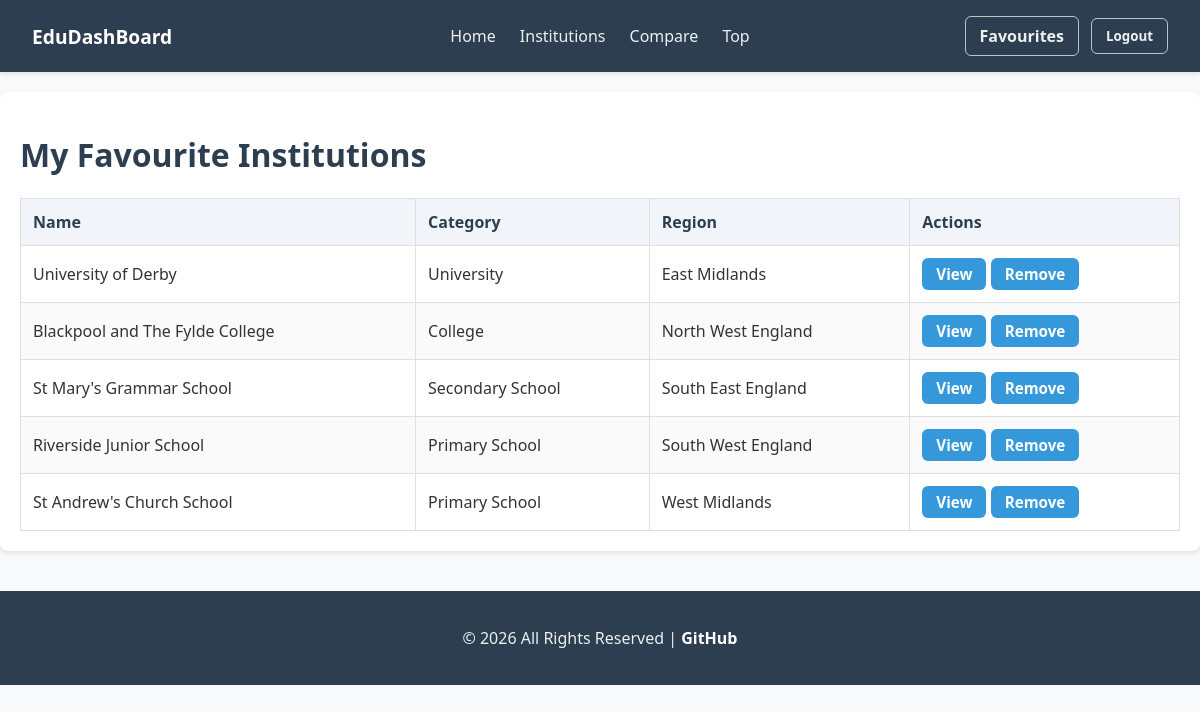
Before: /favourites/ (signed in) with the older database file.
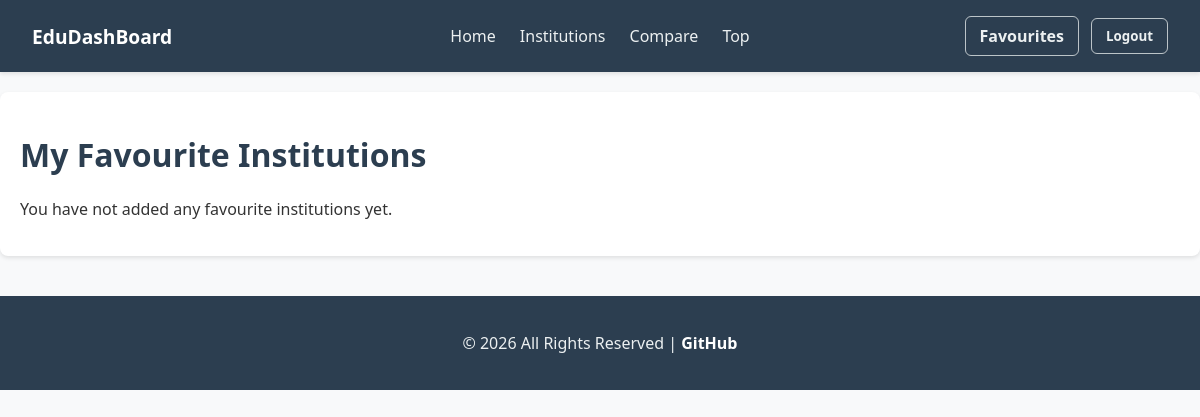
After: the same page with the newer database file.
### institutions/models.py (models this page shows, shortened)
class FavouriteInstitution(models.Model):
    user = models.ForeignKey(
        User,
        on_delete=models.CASCADE
    )
    institution = models.ForeignKey(
        Institution,
        on_delete=models.CASCADE
    )
    created_at = models.DateTimeField(
        auto_now_add=True
    )
    class Meta:
        unique_together = ("user", "institution")
        ordering = ["-created_at"]

class Institution(models.Model):
    CATEGORY_CHOICES = [
        ("Primary School", "Primary School"),
        ("Secondary School", "Secondary School"),
        ("College", "College"),
        ("University", "University"),
    ]
    name = models.CharField(max_length=200)
    category = models.CharField(
        max_length=50,
        choices=CATEGORY_CHOICES
    )
    region = models.ForeignKey(
        Region,
        on_delete=models.CASCADE
    )
    city = models.CharField(
        max_length=100,
        blank=True
    )
    postcode = models.CharField(
        max_length=20,
        blank=True
    )
    founded_year = models.IntegerField(
        null=True,
        blank=True
    )
    class Meta:
        ordering = ["name"]

class Region(models.Model):
    name = models.CharField(max_length=100)
    country = models.CharField(max_length=100, blank=True)
    class Meta:
        ordering = ["name"]

### institutions/views.py (the view)
# urls.py: path("favourites/", views.favourite_list, name="favourite_list"),
@login_required
def favourite_list(request):
    favourites = FavouriteInstitution.objects.filter(
        user=request.user
    ).select_related(
        "institution",
        "institution__region"
    )
    return render(request, "institutions/favourites.html", {
        "favourites": favourites
    })

### institutions/templates/institutions/favourites.html (shortened to what this page needs)
{% extends 'institutions/base.html' %}
{% block content %}
    <h1>My Favourite Institutions</h1>
    {% if favourites %}
        <table>
            <thead>
                <tr>
                    <th>Name</th>
                    <th>Category</th>
                    <th>Region</th>
                    <th>Actions</th>
                </tr>
            </thead>
            <tbody>
                {% for favourite in favourites %}
                    <tr>
                        <td>
                            {{ favourite.institution.name }}
                        </td>
                        <td>
                            {{ favourite.institution.get_category_display }}
                        </td>
                        <td>
                            {{ favourite.institution.region.name }}
                        </td>
                        <td>
                            <a
                                href="{% url 'institution_detail' favourite.institution.id %}"
                                class="table-link"
                            >
                                View
                            </a>
                            <form
                                action="{% url 'remove_favourite' favourite.institution.id %}"
                                method="POST"
                                class="inline-form"
                            >
                                <button
                                    type="submit"
                                    class="table-button"
                                >
                                    Remove
                                </button>
                            </form>
                        </td>
                    </tr>
                {% endfor %}
            </tbody>
        </table>
    {% else %}
        <p>
            You have not added any favourite institutions yet.
        </p>
    {% endif %}
{% endblock %}

### institutions/templates/institutions/base.html (shortened to what this page needs)
{% load static %}
<!DOCTYPE html>
<html lang="en">
<head>
    <link rel="stylesheet" href="{% static 'css/style.css' %}">
</head>
<body>
    <header>
        <nav class="site-nav">
            <strong class="site-logo">
                EduDashBoard
            </strong>
            <div class="nav-links" aria-label="Primary navigation">
                <a href="{% url 'home' %}">Home</a>
                <a href="{% url 'institution_list' %}">
                    Institutions
                </a>
                <a href="{% url 'compare_institutions' %}">
                    Compare
                </a>
                <a href="{% url 'top_institutions' %}">
                    Top
                </a>
            </div>
            <div class="auth-links" aria-label="Account actions">
                {% if user.is_authenticated %}
                    <a href="{% url 'favourite_list' %}" class="nav-button">
                        Favourites
                    </a>
                    <form
                        action="{% url 'logout' %}"
                        method="POST"
                        class="inline-form"
                    >
                        <button type="submit" class="auth-button">
                            Logout
                        </button>
                    </form>
                {% endif %}
            </div>
        </nav>
    </header>
    <main class="container">
        {% block content %}
        {% endblock content %}
    </main>
    <footer>
        <p>
            &copy; 2026 All Rights Reserved |
            <a
                href="https://github.com/Simisolaoluuk/CS551Q_group_assignment_2.git"
                target="_blank"
                class="footer-link"
            >
                GitHub
            </a>
        </p>
    </footer>
</body>
</html>

### institutions/static/css/style.css (style rules this page uses)
body { font-family: 'Segoe UI', Tahoma, Geneva, Verdana, sans-serif; margin: 0; padding: 0; background-color: #f8f9fa; color: #333; }
.container { max-width: 1200px; margin: 20px auto; padding: 20px; background: white; border-radius: 8px; box-shadow: 0 2px 4px rgba(0, 0, 0, 0.1); }
h1, h2, h3 { color: #2c3e50; }
header { background-color: #2c3e50; color: white; padding: 1rem 2rem; box-shadow: 0 2px 4px rgba(0, 0, 0, 0.1); }
nav, .site-nav, .nav-links, .auth-links, .filter-form, .pagination, .quick-actions { display: flex; align-items: center; }
.site-nav { position: relative; min-height: 40px; }
.site-logo { flex: 1; font-size: 1.2rem; }
.nav-links { position: absolute; left: 50%; transform: translateX(-50%); justify-content: center; gap: 24px; }
.auth-links { flex: 1; justify-content: flex-end; gap: 12px; }
.inline-form { display: inline; margin: 0; }
nav a { color: #ecf0f1; text-decoration: none; font-weight: 500; transition: color 0.3s ease; }
.auth-button, .nav-button, .default-btn, .compare-btn, .back-link, .table-link, .table-button { display: inline-block; border: none; border-radius: 6px; background-color: #3498db; color: white !important; text-decoration: none; font-family: inherit; font-weight: 600; cursor: pointer; transition: background-color 0.25s ease, transform 0.15s ease; }
.auth-button, .nav-button { border: 1px solid rgba(236, 240, 241, 0.75); padding: 8px 14px; background-color: transparent; color: #ecf0f1 !important; }
footer { margin-top: 40px; padding: 20px; background-color: #2c3e50; color: #ecf0f1; text-align: center; }
.footer-link { color: white; font-weight: 600; text-decoration: none; }

Changed rows visible on the page:
removed FavouriteInstitution: institution.name "University of Derby", institution.category "University", institution.region.name "East Midlands"
removed FavouriteInstitution: institution.name "Blackpool and The Fylde College", institution.category "College", institution.region.name "North West England"
removed FavouriteInstitution: institution.name "St Mary's Grammar School", institution.category "Secondary School", institution.region.name "South East England"
removed FavouriteInstitution: institution.name "Riverside Junior School", institution.category "Primary School", institution.region.name "South West England"
removed FavouriteInstitution: institution.name "St Andrew's Church School", institution.category "Primary School", institution.region.name "West Midlands"
Other visible differences:
text no longer shown: "Name Category Region Actions"
text now shown: "You have not added any favourite institutions yet."
